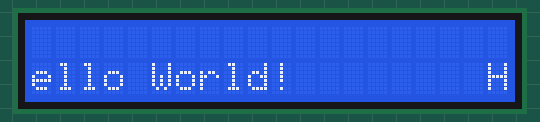
The sketch below on a simulated Arduino Due. Shown: 20×2 character LCD.

Above: at 0.81 s.
At 5.81 s:
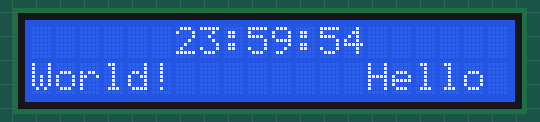
At 11.1 s:
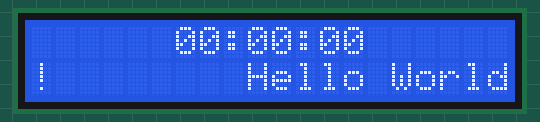
At 21.81 s:
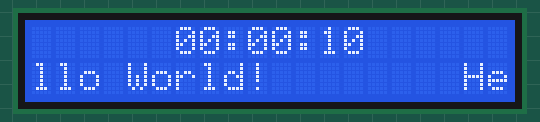
At 30.1 s:
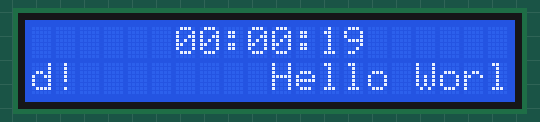
At 39.1 s:
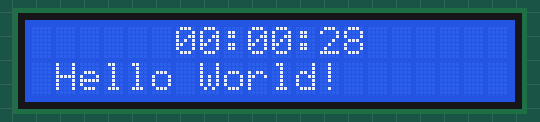

The sketch:

sketch_nov19a.ino
```cpp
#include <DueTimer.h>
#include <LiquidCrystal.h>
char text[] = "Hello World!        ";
LiquidCrystal lcd(32, 31, 30, 22, 23, 24, 25, 26, 27, 28, 29);

void Timer2ISR(){
    static unsigned int ISRcnt = 0, second = 5, second2 = 0, minute = 5, minute2 = 9, hour = 2, hour2 = 3;
    char temp;
    ++ISRcnt;
    if(ISRcnt == 10){
        ISRcnt = 0;

        lcd.setCursor(11, 0);
        lcd.print(":");
        lcd.setCursor(8, 0);
        lcd.print(":");

        lcd.setCursor(13, 0);
        lcd.print(second2, 10);
        lcd.setCursor(12, 0);
        lcd.print(second, 10);
        lcd.setCursor(10, 0);
        lcd.print(minute2, 10);
        lcd.setCursor(9, 0);
        lcd.print(minute, 10);
        lcd.setCursor(7, 0);
        lcd.print(hour2, 10);
        lcd.setCursor(6, 0);
        lcd.print(hour, 10);

        if(++second2 == 10){
            second2 = 0;
            if(++second == 6){
                second = 0;
                if(++minute2 == 10){
                    minute2 = 0;
                    if(++minute = 6){
                        minute = 0;
                        if(++hour2 == 10){
                            hour2 = 0;
                            ++hour;
                        }
                    }
                }
            }
        }
        if(hour == 2 && hour2 == 4){
            hour = 0;
            hour2 = 0;
        }
    }
    if(ISRcnt == 5){
        temp = text[0];
        for(int i = 0; i < 19; i++) text[i] = text[i+1];
        text[19] = temp;
        lcd.setCursor(0, 1);
        lcd.print(text);
    }
}
void setup() {
    lcd.begin(20, 2);
    Timer2.attachInterrupt(Timer2ISR);
    Timer2.start(100 * 1000);
}

void loop() {

}
```

Measured:
- what the display in image 0 shows lasts 0.5 s, from 0.6 s to 1.1 s
